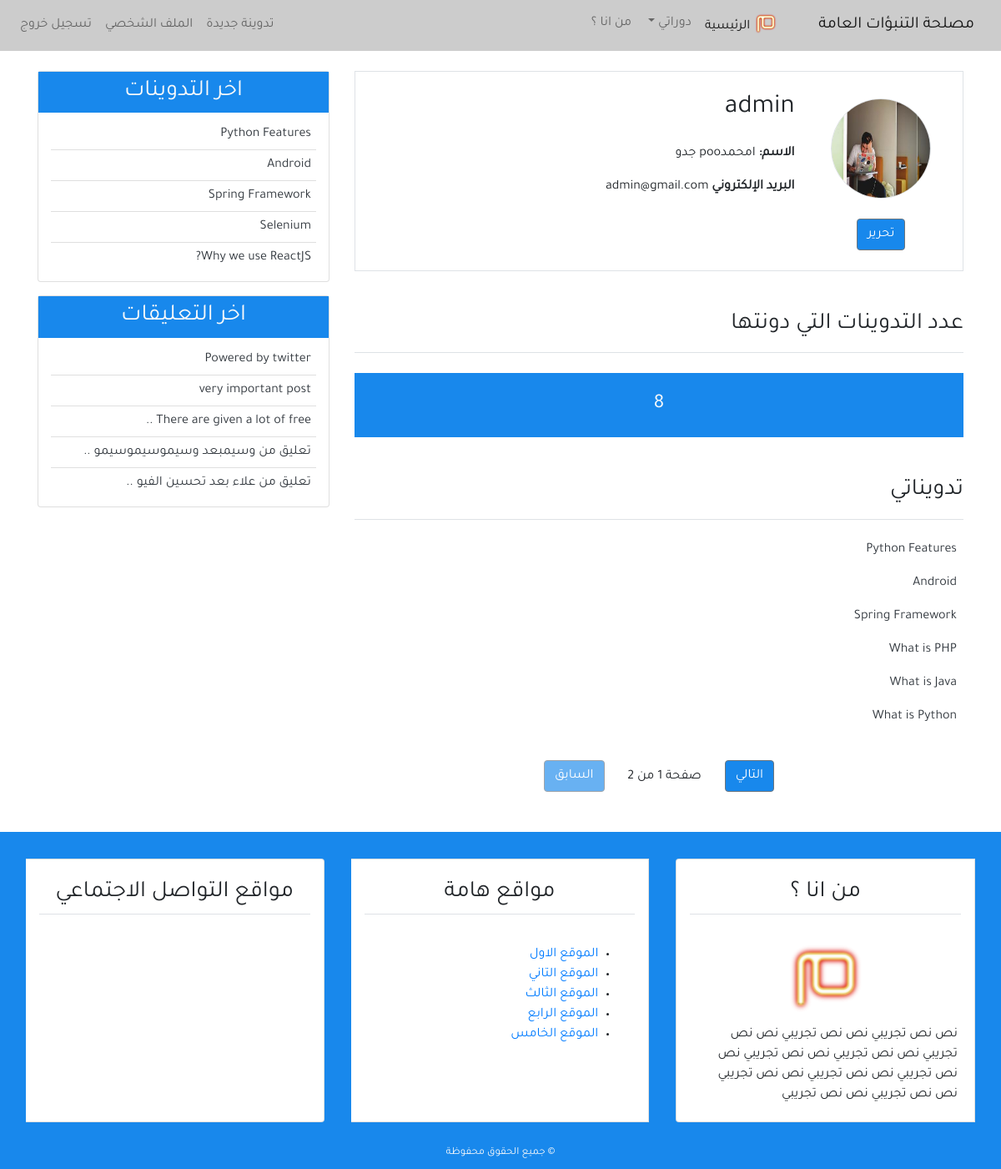
The page /profile/ (signed in) on the database as committed earlier.
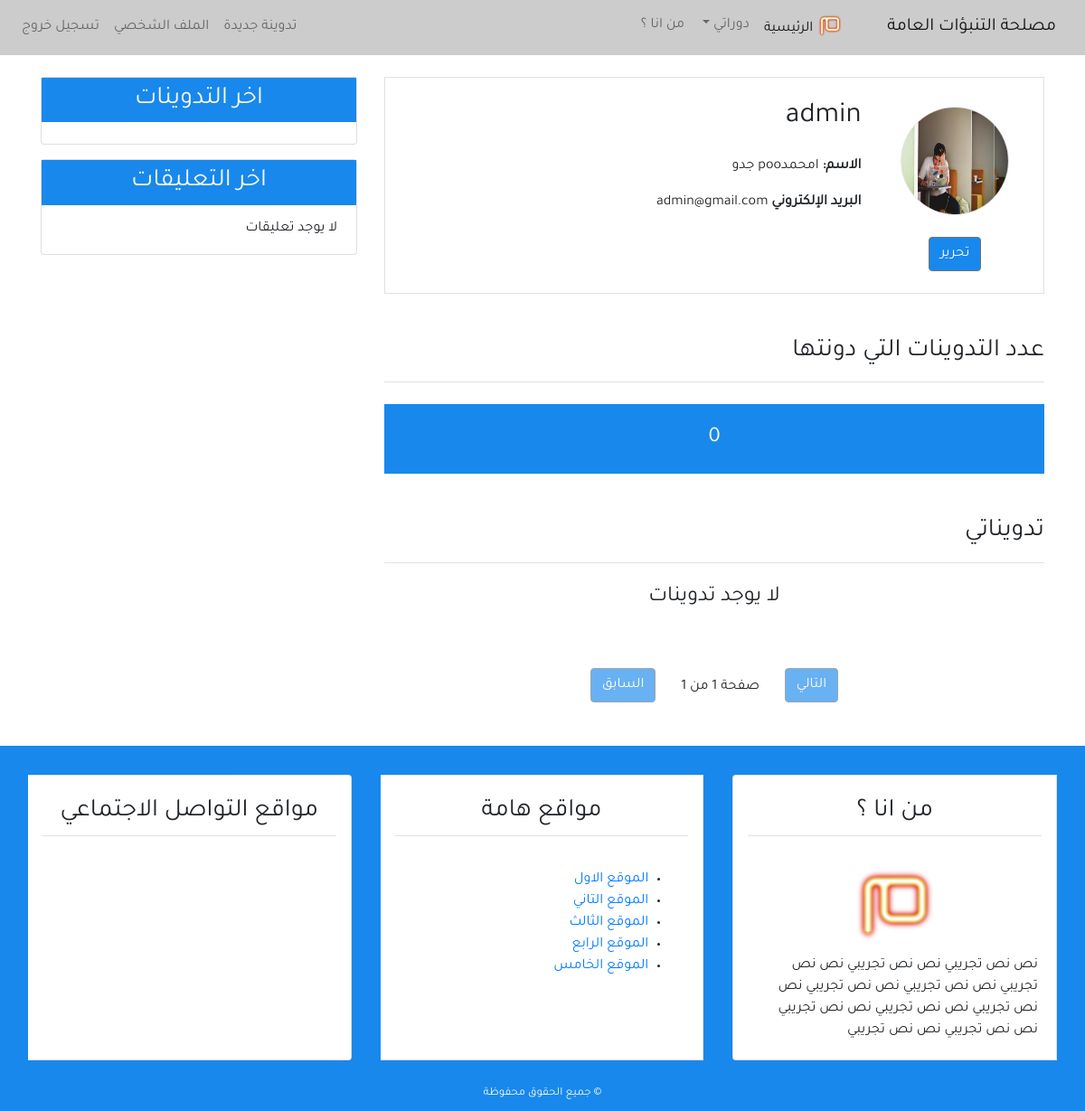
The same page on the database as committed later.
### user/models.py (models this page shows, shortened)
class Profile(models.Model):
    image = models.ImageField(default='default.jpg', upload_to='profile_pics')
    user = models.OneToOneField(User, on_delete=models.CASCADE)

### blog/models.py (models this page shows, shortened)
class Post(models.Model):
    title = models.CharField(max_length=100, blank=True, null=True)
    content = models.TextField()
    post_date = models.DateTimeField(default=timezone.now )
    post_update = models.DateTimeField(auto_now = True)
    author = models.ForeignKey(User, on_delete=models.CASCADE)
    class Meta :
        ordering = ('-post_date',)

class Comment(models.Model):
    name = models.CharField(max_length=50, verbose_name ='الاسم ' )
    email = models.EmailField(verbose_name ='البريد الالكتروني')
    body = models.TextField(verbose_name =' التعليق ')
    comment_date = models.DateTimeField(auto_now_add=True)
    active = models.BooleanField(default=True)
    post = models.ForeignKey(Post, related_name='comments', on_delete=models.CASCADE)
    class Meta :
        ordering = ('-comment_date',)

### user/views.py (the view)
# urls.py: path('profile/',views.profile,name = 'profile'),
@login_required(login_url='login')
def profile(request):
    posts = Post.objects.filter(author = request.user)
    post_list = Post.objects.filter(author = request.user)
    paginator = Paginator(post_list,6)
    page = request.GET.get('page')
    try:
        post_list = paginator.page(page)
    except PageNotAnInteger:
        post_list = paginator.page(1)
    except EmptyPage:
        post_list = paginator.page(paginator.num_page)
    return render(request,'user/profile.html',{
        'title': 'الملف الشخصي ' ,
        'posts' : posts,
        'page':page,
        'post_list':post_list
    })

### blog/templatetags/post_tag.py (called while the page is built)
@register.inclusion_tag('blog/latest_posts.html')  #decorator
def latest_posts() : #simple python function
    context ={
        'l_posts' :Post.objects.all()[0:5]
    }
    return context

@register.inclusion_tag('blog/latest_comments.html')  #decorator
def latest_comments() : #simple python function
    context ={
        'l_comments' : Comment.objects.filter(active = True)[:5],
    }
    return context

### user/templates/user/profile.html (shortened to what this page needs)
{% extends 'blog/base.html' %}
{% block content %}
    <div class="border p-4 mb-5 ">
   <div class="row">
   <div class="col-md-3 text-center">
   <img class="img-fluid rounded-circle  border m-2" style="width: 120px; height:120px;"
   src="{{ user.profile.image.url }}"
   alt="{{user.username}}"
   >
   <div class="mt-3">
       <a class="btn btn-secondary bg-secondary" href="{% url 'profile_update' %}">    تحرير  </a>
   </div>
   </div>
   <div class="col-md-9">
    <h2 class="mb-4">{{user.username}} </h2>
    <p class="font-weight-bold">الاسم: <span class="font-weight-normal"> {{user.first_name}}  {{user.last_name}} </span></p>
    <p class="font-weight-bold"> البريد الإلكتروني <span class="font-weight-normal">{{user.email}}</span></p>
   </div>
        </div>
</div>
<div class="row">
<div class="col-md">
    <h3 class="border-bottom pb-3 mb-4">
        عدد التدوينات التي دونتها
    </h3>
    <h4 class="bg-secondary text-center p-4 text-light">
  {{posts.count}}
    </h4>
    <h3 class="border-bottom mb-4 pb-3 mt-5">تدويناتي</h3>
    {% for post  in post_list  %}
        <ul class="pr-2">
            <a class="text-dark" href="{% url 'detail' post.pk %}"> {{post.title}} </a>
        </ul>
        {% empty %}
        <h4 class="text-center mb-5">لا يوجد تدوينات</h4>
        {% endfor %}
{% include "blog/pagination.html" with page=post_list %}
</div>
</div>
{% endblock content %}

### blog/templates/blog/base.html (shortened to what this page needs)
{% load static  %}
{% load post_tag %}
<!DOCTYPE html>
<html lang="ar">
<head>
    <link rel="stylesheet" href=" {% static 'blog/css/bootstrap.min.css' %}" >
    <link rel="stylesheet" href=" {% static 'blog/css/main.css' %}" >
</head>
<body>
<header>
    <nav class="navbar navbar-expand-lg navbar-light bg-light">
        <a class="navbar-brand" href="#">مصلحة التنبؤات العامة  </a>
        <div class="collapse navbar-collapse" id="navbarSupportedContent">
          <ul class="navbar-nav">
            <li class="nav-item active">
              <a class="nav-link" href="{% url 'home' %}">
                <img src="{% static 'blog/img/mim-logo.png' %}" alt="شعار المجونة " width="30px">
                الرئيسية  <span class="sr-only">(current)</span></a>
            </li>
            <li class="nav-item dropdown">
              <a class="nav-link dropdown-toggle" href="#" id="navbarDropdown" role="button" data-toggle="dropdown" aria-haspopup="true" aria-expanded="false">
                دوراتي
              </a>
            </li>
            <li class="nav-item">
                <a class="nav-link" href="{% url 'about'  %}">من انا ؟</a>
              </li>
          </ul>
          {% if  user.is_authenticated %}
          <ul class="navbar-nav mr-auto">
            <li class="nav-item"> <a  class="nav-link" href="{% url 'new_post' %}"  >  تدوينة جديدة   </a> </li>
            <li class="nav-item"> <a  class="nav-link" href="{% url 'profile' %}"  > الملف الشخصي   </a> </li>
            <li class="nav-item"> <a class="nav-link"  href="{% url 'logout' %}" >  تسجيل خروج   </a> </li>
             </ul>
            {% else %}
            <ul class="navbar-nav mr-auto">
                <li class="nav-item"> <a  class="nav-link" href="{% url 'login' %}"  > تسجيل الدخول  </a> </li>
                <li class="nav-item"> <a class="nav-link"  href="{% url 'register' %}" > تسجيل   </a> </li>
                 </ul>
          {% endif %}
        </div>
      </nav>
</header>
<section>
<div class="container">
    <div class="row mt-4">
        <div class="col-md-8">
        {% block content %}
        {% endblock content %}
        </div>
        <div class="col-md-4">
<div class="card mb-3">
    <h3 class="text-center bg-secondary text-light p-2" > اخر التدوينات  </h3>
    {% latest_posts %}
</div>
<div class="card mb-3">
    <h3 class="text-center bg-secondary text-light p-2" > اخر التعليقات   </h3>
    {% latest_comments %}
</div>
        </div>
    </div>
</div>
</section>
<footer class="bg-secondary">
    <div class="container-fluid">
        <div class="row">
<div class="col-md" >
    <div class="card-group mt-3">
<div class="card m-3">
<h3 class="card-title text-center border-bottom p-2 m-3">
    من انا ؟
</h3>
<div class="card-body">
 <div class="text-center">
<img src="{% static 'blog/img/mim-logo.png' %}" alt="شعار المدونة " width="100px">
 </div>
نص نص تجريبي نص نص تجريبي  نص نص تجريبي نص نص تجريبي نص نص تجريبي
نص نص تجريبي نص نص تجريبي  نص نص تجريبي نص نص تجريبي نص نص تجريبي
</div>
</div>
<div class="card m-3">
    <h3 class="card-title text-center border-bottom p-2 m-3">
    مواقع هامة
    </h3>
    <div class="card-body">
   <ul>
<li>
    <a href="#"> الموقع الاول </a>
</li>
<li>
    <a href="#"> الموقع التاني  </a>
</li>
<li>
    <a href="#"> الموقع الثالث  </a>
</li>
<li>
    <a href="#"> الموقع الرابع </a>
</li>
<li>
    <a href="#"> الموقع الخامس </a>
</li>
   </ul>
    </div>
    </div>
<div class="card m-3">
    <h3 class="card-title text-center border-bottom p-2 m-3">
    مواقع التواصل الاجتماعي
    </h3>
    <h4 class="card-body text-center">
    </h4>
    </div>
    </div>
</div>
        </div>
<div class="row p-2">
  <div class="col-md text-center">
    <small  class="text-light ">
        &copy; جميع الحقوق محفوظة
            </small>
  </div>
</div>
</div>
</footer>
</body>
</html>

### blog/templates/blog/pagination.html
<div class="pt-3 mt-4 mb-5 text-center">
    {% if page.has_next %}
    <a class="btn btn-secondary bg-secondary" href="?page={{page.next_page_number}}">التالي</a>
    {% else %}
    <a class="btn btn-secondary bg-secondary disabled" href="#">التالي</a>
    {% endif %}
    <span class="pr-4 pl-4">صفحة {{page.number}} من {{page.paginator.num_pages}}</span>
    {% if page.has_previous %}
    <a class="btn btn-secondary bg-secondary" href="?page={{page.previous_page_number}}">السابق</a>
    {% else %}
    <a class="btn btn-secondary bg-secondary disabled" href="#">السابق</a>
    {% endif %}
</div>

### blog/templates/blog/latest_posts.html
<ul class="list-group-flush latest-post">
    {% for post  in l_posts  %}
      <li class="list-group-item latest-post-item" >
           <a class="text-dark" href="{% url 'detail' post.pk  %}"> {{post.title}} </a>
      </li>
    {% endfor %}
</ul>

### blog/templates/blog/latest_comments.html
<ul class="list-group-flush latest-comment">
    {% for comment  in l_comments  %}
      <li class="list-group-item latest-comment-item" >
           <a class="text-dark" href="{% url 'detail' comment.post.pk  %}">
            {% if comment.body|length > 25 %}
            {{comment.body|slice:'30'}} ..
            {% else %}
            {{comment.body}}
            {% endif %}
          </a>
      </li>
      {% empty %}
      <li class="list-group-item latest-comment-item" >  لا يوجد تعليقات </li>
    {% endfor %}
</ul>

### blog/static/blog/css/main.css (style rules this page uses)
html,body { direction: rtl; text-align: right; }
body { font-family: 'Tajawal' , sans-serif; }
.bg-secondary { background-color: #1888ec !important;; }
.bg-light { background-color: #CCC !important; }
.latest-post, .latest-comment { padding: 0 15px; }
.latest-post .latest-post-item, .latest-comment .latest-comment-item { padding: 6px; }
.latest-post li:first-child, .latest-comment li:first-child { border-top: 0; }
.latest-post li:last-child, .latest-comment li:last-child { border-bottom: 0; padding-bottom: 0; }

Rows that differ between the two databases and show on the page:
removed Post: title "Python Features"
removed Post: title "Android"
removed Post: title "Spring Framework"
removed Post: title "What is PHP", shown under "تدويناتي"
removed Post: title "What is Java", shown under "تدويناتي"
removed Post: title "What is Python", shown under "تدويناتي"
removed Post: title "Selenium", shown under "اخر التدوينات"
removed Post: title "Why we use ReactJS?", shown under "اخر التدوينات"
removed Comment: body "Powered by twitter"
removed Comment: body "very important post"
removed Comment: body "There are given a lot of free"
removed Comment: body "تعليق من وسيمبعد وسيموسيموسيمو"
removed Comment: body "تعليق من علاء بعد تحسين الفيو"
Other text that changed with them:
{{ posts.count }}: "8" → "0"
{{ page.paginator.num_pages }}: "2" → "1"
text now shown: "لا يوجد تدوينات لا يوجد تعليقات"
